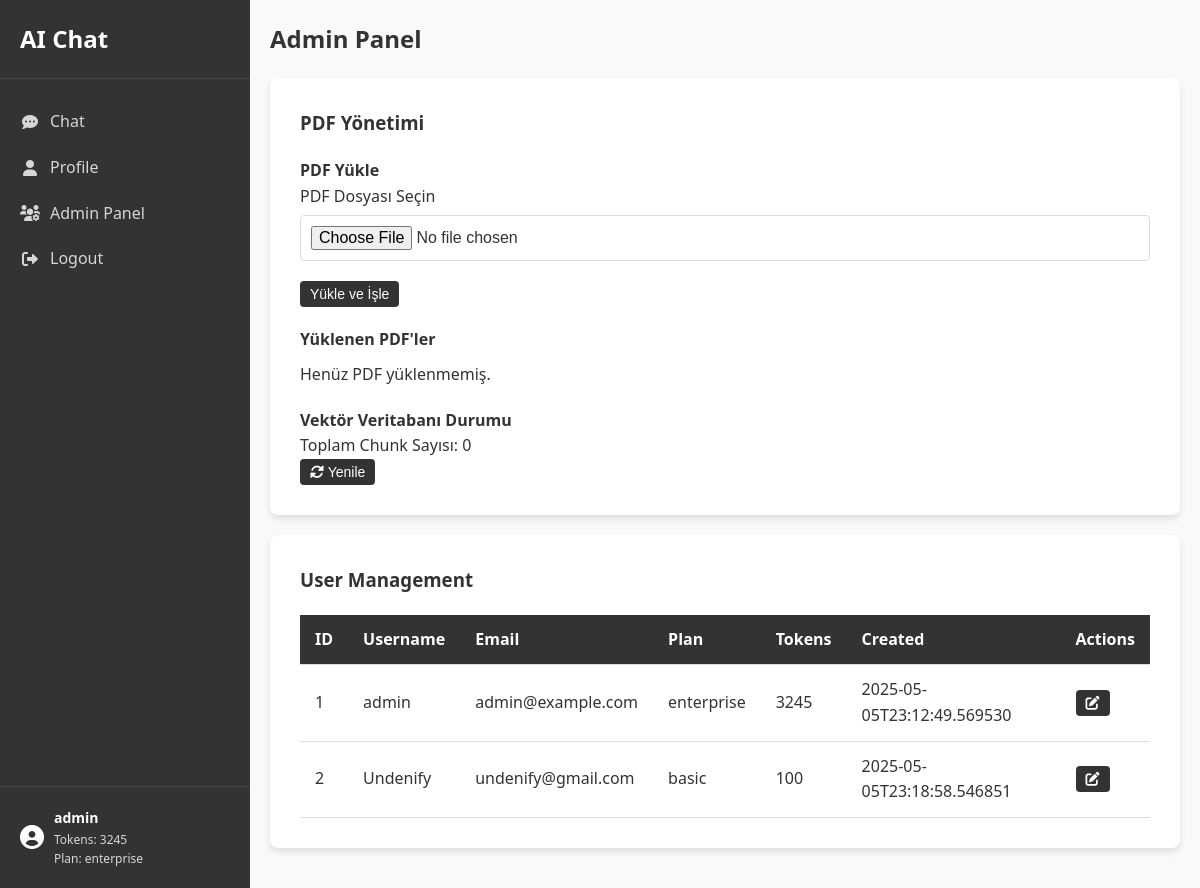
Page /admin (signed in) on the earlier database version.
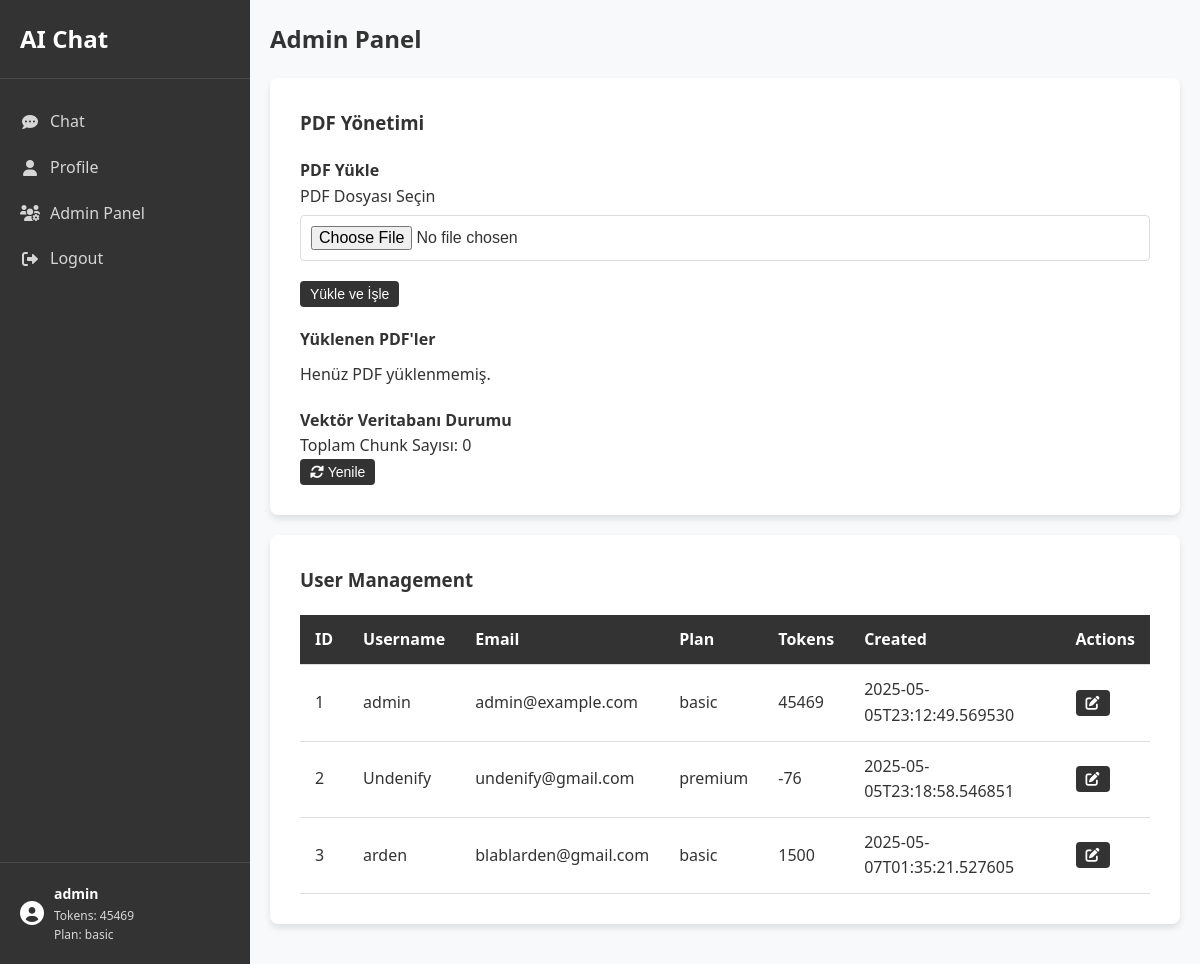
Same page on the later database version.
### tables this page shows
CREATE TABLE users (
        id INTEGER PRIMARY KEY AUTOINCREMENT,
        username TEXT UNIQUE NOT NULL,
        email TEXT UNIQUE NOT NULL,
        password TEXT NOT NULL,
        is_admin INTEGER DEFAULT 0,
        tokens_remaining INTEGER DEFAULT 100,
        plan TEXT DEFAULT 'basic',
        created_at TEXT
    , last_token_reset TEXT, last_rag_reset TEXT, rag_searches_remaining INTEGER DEFAULT 1);

### app.py (the view)
@app.route('/admin')
def admin():
    if not is_logged_in() or not is_admin():
        return redirect(url_for('login'))
    db = get_db()
    users = db.execute('SELECT * FROM users').fetchall()
    pdfs = []
    if os.path.exists(UPLOAD_FOLDER):
        for filename in os.listdir(UPLOAD_FOLDER):
            if filename.endswith('.pdf'):
                pdfs.append(filename)
    return render_template('admin.html', users=users, user=get_current_user(), pdfs=pdfs)

### app.py (called while the page is built)
def get_db():
    db = getattr(g, '_database', None)
    if db is None:
        db = g._database = sqlite3.connect(app.config['DATABASE'])
        db.row_factory = sqlite3.Row
    return db

@app.teardown_appcontext
def close_connection(exception):
    close_db()

def is_logged_in():
    return session.get('logged_in', False)

def is_admin():
    return session.get('is_admin', False)

def get_current_user():
    if not is_logged_in():
        return None
    user_id = session.get('user_id')
    db = get_db()
    user = db.execute('SELECT * FROM users WHERE id = ?', (user_id,)).fetchone()
    return user

### templates/admin.html (shortened to what this page needs)
<!DOCTYPE html>
<html lang="en">
<head>
    <link rel="stylesheet" href="https://cdnjs.cloudflare.com/ajax/libs/font-awesome/6.0.0-beta3/css/all.min.css">
</head>
<body>
    <div class="container">
        <nav class="sidebar">
            <div class="sidebar-header">
                <h2>AI Chat</h2>
            </div>
            <div class="sidebar-menu">
                <a href="{{ url_for('index') }}" class="menu-item">
                    <i class="fas fa-comment-dots"></i> Chat
                </a>
                <a href="{{ url_for('profile') }}" class="menu-item">
                    <i class="fas fa-user"></i> Profile
                </a>
                {% if user.is_admin %}
                <a href="{{ url_for('admin') }}" class="menu-item">
                    <i class="fas fa-users-cog"></i> Admin Panel
                </a>
                {% endif %}
                <a href="{{ url_for('logout') }}" class="menu-item">
                    <i class="fas fa-sign-out-alt"></i> Logout
                </a>
            </div>
            <div class="sidebar-footer">
                <div class="user-info">
                    <div class="user-avatar">
                        <i class="fas fa-user-circle"></i>
                    </div>
                    <div class="user-details">
                        <p class="username">{{ user.username }}</p>
                        <p class="tokens">Tokens: {{ user.tokens_remaining }}</p>
                        <p class="plan">Plan: {{ user.plan }}</p>
                    </div>
                </div>
            </div>
        </nav>
        <main class="content">
            <div class="admin-container">
                <div class="admin-header">
                    <h2>Admin Panel</h2>
                </div>
                <div class="admin-card">
                    <h3>PDF Yönetimi</h3>
                    <div class="pdf-management">
                        <div class="pdf-upload-section">
                            <h4>PDF Yükle</h4>
                            <form id="admin-pdf-upload-form" class="upload-form" style="margin-bottom: 20px;">
                                <div class="form-group">
                                    <label for="admin-pdf-file">PDF Dosyası Seçin</label>
                                    <input type="file" id="admin-pdf-file" name="pdf_file" accept=".pdf" required>
                                </div>
                                <button type="submit" class="btn btn-primary">
                                    <span id="admin-upload-btn-text">Yükle ve İşle</span>
                                </button>
                            </form>
                        </div>
                        <div class="pdf-list-section">
                            <h4>Yüklenen PDF'ler</h4>
                            <div id="admin-pdf-list-container" style="margin-top: 10px;">
                                {% if pdfs %}
                                {% for pdf in pdfs %}
                                <div class="pdf-item"
                                    style="display: flex; align-items: center; padding: 8px; margin-bottom: 5px; background-color: #f5f5f5; border-radius: 4px;">
                                    <i class="fas fa-file-pdf" style="color: #e74c3c; margin-right: 10px;"></i>
                                    <span class="pdf-name">{{ pdf }}</span>
                                    <button class="btn btn-small btn-primary delete-pdf" data-filename="{{ pdf }}"
                                        style="margin-left: auto;">
                                        <i class="fas fa-trash"></i>
                                    </button>
                                </div>
                                {% endfor %}
                                {% else %}
                                <p>Henüz PDF yüklenmemiş.</p>
                                {% endif %}
                            </div>
                        </div>
                        <div class="vector-db-info" style="margin-top: 20px;">
                            <h4>Vektör Veritabanı Durumu</h4>
                            <div id="vector-db-status">
                                <p>Toplam Chunk Sayısı: <span id="chunk-count">Yükleniyor...</span></p>
                                <button id="refresh-vector-status" class="btn btn-primary">
                                    <i class="fas fa-sync-alt"></i> Yenile
                                </button>
                            </div>
                        </div>
                    </div>
                </div>
                <div class="admin-card">
                    <h3>User Management</h3>
                    <div class="user-table-container">
                        <table class="user-table">
                            <thead>
                                <tr>
                                    <th>ID</th>
                                    <th>Username</th>
                                    <th>Email</th>
                                    <th>Plan</th>
                                    <th>Tokens</th>
                                    <th>Created</th>
                                    <th>Actions</th>
                                </tr>
                            </thead>
                            <tbody>
                                {% for user in users %}
                                <tr>
                                    <td>{{ user.id }}</td>
                                    <td>{{ user.username }}</td>
                                    <td>{{ user.email }}</td>
                                    <td>{{ user.plan }}</td>
                                    <td>{{ user.tokens_remaining }}</td>
                                    <td>{{ user.created_at }}</td>
                                    <td>
                                        <button class="btn btn-small btn-primary"
                                            onclick="showEditModal({{ user.id }}, '{{ user.username }}', {{ user.tokens_remaining }}, '{{ user.plan }}')">
                                            <i class="fas fa-edit"></i>
                                        </button>
                                    </td>
                                </tr>
                                {% endfor %}
                            </tbody>
                        </table>
                    </div>
                </div>
            </div>
        </main>
    </div>
</body>
</html>

### templates/admin.html (style rules this page uses)
* { margin: 0; padding: 0; box-sizing: border-box; }
body { font-family: 'Segoe UI', Tahoma, Geneva, Verdana, sans-serif; background-color: #f8f9fa; color: #333; line-height: 1.6; height: 100vh; overflow: hidden; }
.container { display: flex; height: 100vh; }
.sidebar { width: 250px; background-color: #333; color: white; display: flex; flex-direction: column; height: 100vh; }
.sidebar-header { padding: 20px; border-bottom: 1px solid rgba(255, 255, 255, 0.1); }
.sidebar-menu { flex: 1; padding: 20px 0; }
.menu-item { display: flex; align-items: center; padding: 10px 20px; color: rgba(255, 255, 255, 0.8); text-decoration: none; transition: all 0.3s ease; }
.menu-item i { margin-right: 10px; width: 20px; text-align: center; }
.sidebar-footer { padding: 20px; border-top: 1px solid rgba(255, 255, 255, 0.1); }
.user-info { display: flex; align-items: center; }
.user-avatar { margin-right: 10px; font-size: 24px; }
.user-details { font-size: 14px; }
.username { font-weight: bold; }
.tokens, .plan { opacity: 0.8; font-size: 12px; }
.content { flex: 1; padding: 20px; overflow-y: auto; }
.admin-container { max-width: 1000px; margin: 0 auto; }
.admin-header { margin-bottom: 20px; }
.admin-card { background-color: #fff; border-radius: 8px; box-shadow: 0 4px 6px rgba(0, 0, 0, 0.1); padding: 30px; margin-bottom: 20px; }
.admin-card h3 { margin-bottom: 20px; }
.user-table-container { overflow-x: auto; }
.user-table { width: 100%; border-collapse: collapse; }
.user-table th, .user-table td { padding: 12px 15px; text-align: left; border-bottom: 1px solid #ddd; }
.user-table th { background-color: #333; color: white; }
.btn { display: inline-block; padding: 5px 10px; border: none; border-radius: 4px; font-size: 14px; cursor: pointer; transition: background-color 0.3s ease; }
.btn-small { padding: 5px 10px; font-size: 14px; }
.btn-primary { background-color: #333; color: white; }
.form-group { margin-bottom: 20px; }
.form-group label { display: block; margin-bottom: 5px; font-weight: 500; }
.form-group input, .form-group select { width: 100%; padding: 10px; border: 1px solid #ddd; border-radius: 4px; font-size: 16px; }

Differences in the rows shown:
changed users "admin": tokens_remaining "3245" → "45469"; plan "enterprise" → "basic"
changed users "Undenify": plan "basic" → "premium"; tokens_remaining "100" → "-76"
added users: id "3", username "arden", email "blablarden@gmail.com", plan "basic", tokens_remaining "1500", created_at "2025-05-07T01:35:21.527605"
